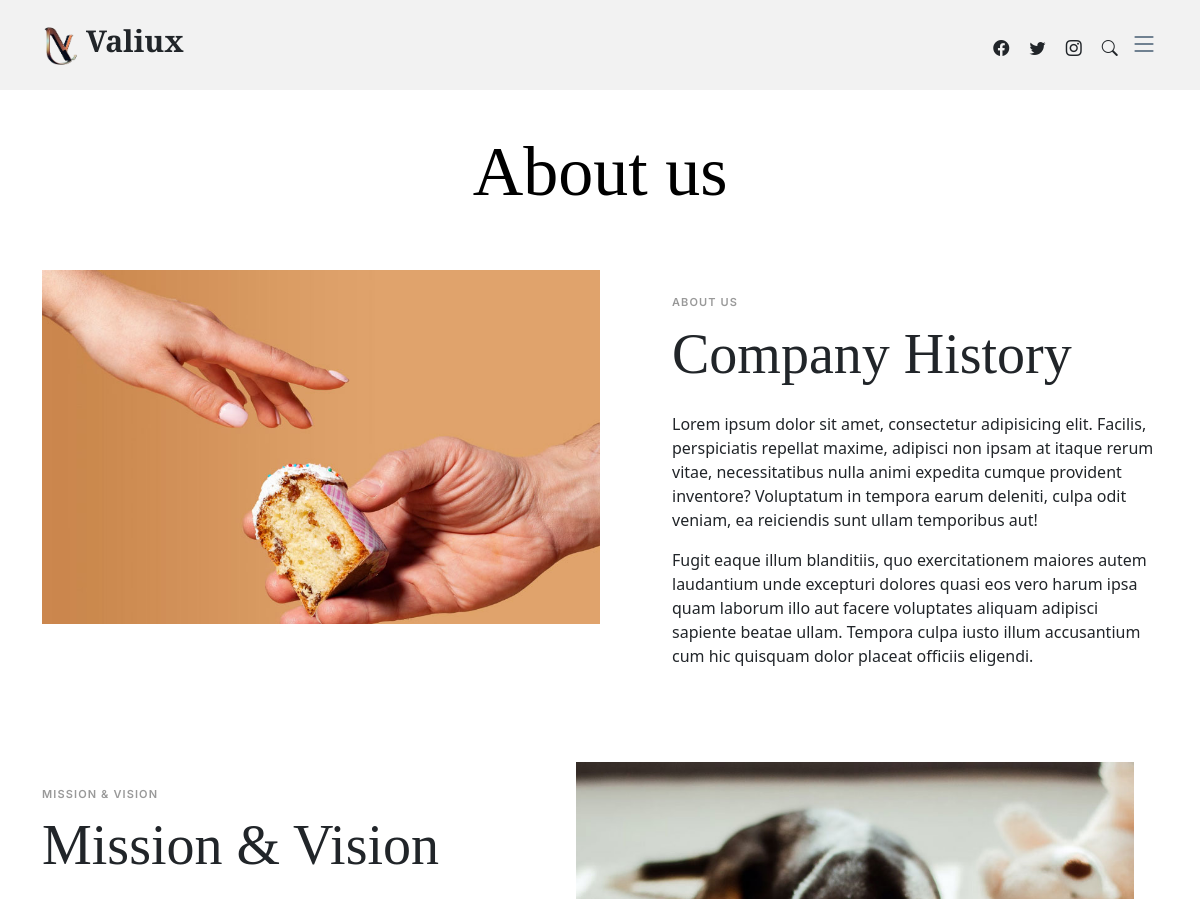
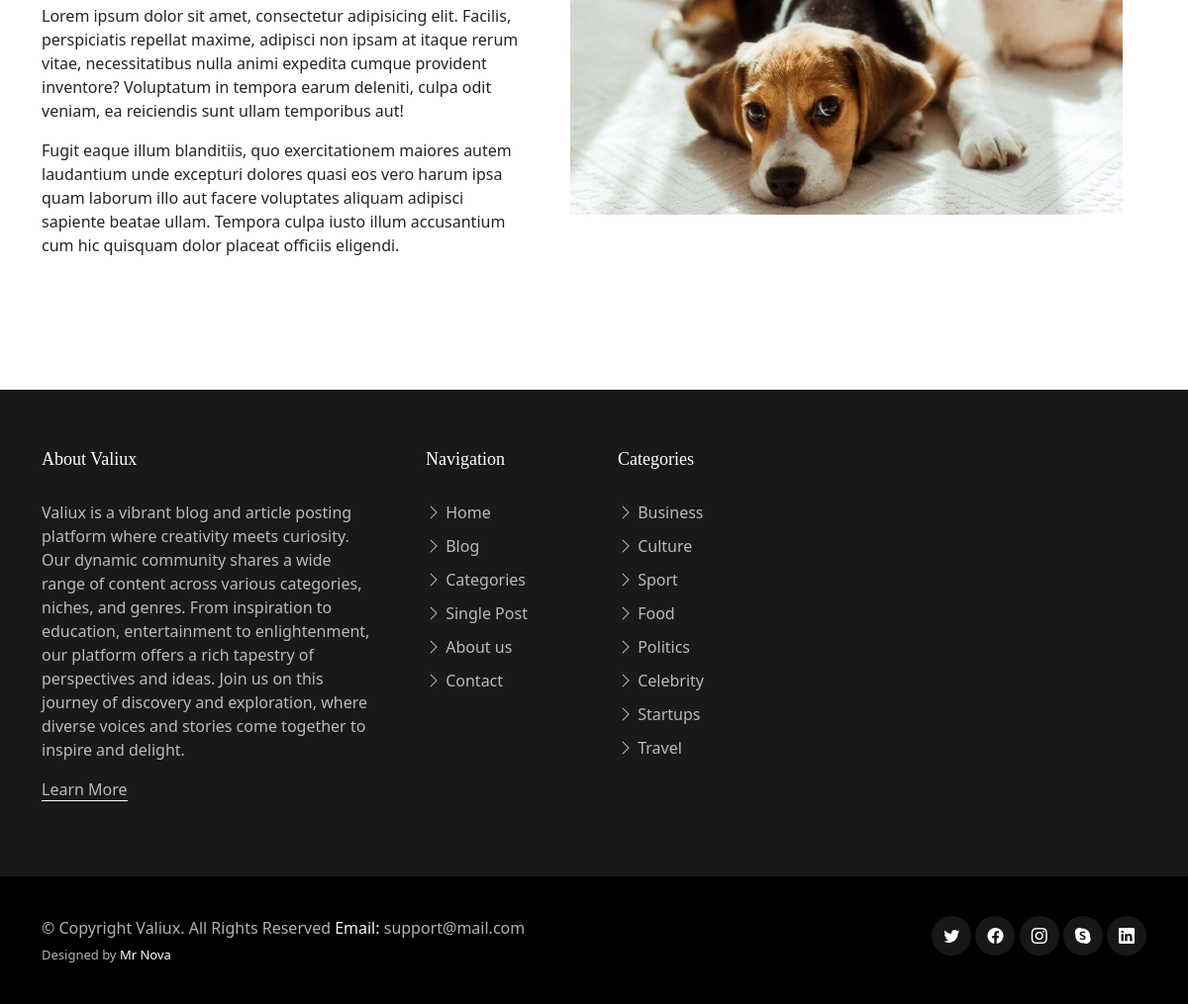
The page /about/ on the database its author committed (2 pictures, top to bottom).
### core/models.py (models this page shows, shortened)
class SiteSettings(models.Model):
    site_name = models.CharField(max_length=100)
    site_description = models.TextField()
    favicon = models.ImageField(upload_to='Site_images/', null=True, blank=True)
    logo = models.ImageField(upload_to='Site_images/', null=True, blank=True)
    address = models.CharField(max_length=255, null=True)
    contact_email = models.EmailField()
    phone_number = models.CharField(max_length=20)
    meta_keywords = models.CharField(max_length=255, help_text="Comma-separated SEO keywords for the site")
    meta_description = models.CharField(max_length=255, help_text="Meta description for the site")
    meta_author = models.CharField(max_length=100, help_text="Author of the site content")
    og_title = models.CharField(max_length=255, help_text="Open Graph title for the site")
    og_description = models.CharField(max_length=255, help_text="Open Graph description for the site")
    og_image = models.ImageField(upload_to='meta_images/', blank=True, null=True, help_text="Open Graph image for the site")
    og_url = models.URLField(help_text="Open Graph URL for the site")

### core/views.py (the view)
# urls.py: path('about/', about_view, name='about'),
def about_view(request):
    context = {
    }
    return render(request, 'core/about.html', context)

### core/context_processors.py (called while the page is built)
def site_settings(request):
    settings = SiteSettings.objects.first()
    return {
        'static_pages': StaticPage.objects.all(),
        'settings': settings,
    }

### core/templates/core/about.html (shortened to what this page needs)
{% extends 'core/base.html' %}
{% load static %}
{% block content %}
<main id="main">
    <section>
      <div class="container" data-aos="fade-up">
        <div class="row">
          <div class="col-lg-12 text-center mb-5">
            <h1 class="page-title">About us</h1>
          </div>
        </div>
        <div class="row mb-5">
          <div class="d-md-flex post-entry-2 half">
            <a href="#" class="me-4 thumbnail">
              <img src="{% static 'assets/img/post-landscape-2.jpg' %}" alt="" class="img-fluid">
            </a>
            <div class="ps-md-5 mt-4 mt-md-0">
              <div class="post-meta mt-4">About us</div>
              <h2 class="mb-4 display-4">Company History</h2>
              <p>Lorem ipsum dolor sit amet, consectetur adipisicing elit. Facilis, perspiciatis repellat maxime, adipisci non ipsam at itaque rerum vitae, necessitatibus nulla animi expedita cumque provident inventore? Voluptatum in tempora earum deleniti, culpa odit veniam, ea reiciendis sunt ullam temporibus aut!</p>
              <p>Fugit eaque illum blanditiis, quo exercitationem maiores autem laudantium unde excepturi dolores quasi eos vero harum ipsa quam laborum illo aut facere voluptates aliquam adipisci sapiente beatae ullam. Tempora culpa iusto illum accusantium cum hic quisquam dolor placeat officiis eligendi.</p>
            </div>
          </div>
          <div class="d-md-flex post-entry-2 half mt-5">
            <a href="#" class="me-4 thumbnail order-2">
              <img src="{% static 'assets/img/post-landscape-1.jpg' %}" alt="" class="img-fluid">
            </a>
            <div class="pe-md-5 mt-4 mt-md-0">
              <div class="post-meta mt-4">Mission &amp; Vision</div>
              <h2 class="mb-4 display-4">Mission &amp; Vision</h2>
              <p>Lorem ipsum dolor sit amet, consectetur adipisicing elit. Facilis, perspiciatis repellat maxime, adipisci non ipsam at itaque rerum vitae, necessitatibus nulla animi expedita cumque provident inventore? Voluptatum in tempora earum deleniti, culpa odit veniam, ea reiciendis sunt ullam temporibus aut!</p>
              <p>Fugit eaque illum blanditiis, quo exercitationem maiores autem laudantium unde excepturi dolores quasi eos vero harum ipsa quam laborum illo aut facere voluptates aliquam adipisci sapiente beatae ullam. Tempora culpa iusto illum accusantium cum hic quisquam dolor placeat officiis eligendi.</p>
            </div>
          </div>
        </div>
      </div>
    </section>
</main>
{% endblock %}

### core/templates/core/base.html (shortened to what this page needs)
<!DOCTYPE html>
<html lang="en">
    {% load static %}
<head>
    <link href="{% static 'assets/vendor/bootstrap/css/bootstrap.min.css' %}" rel="stylesheet">
    <link href="{% static 'assets/vendor/bootstrap-icons/bootstrap-icons.css' %}" rel="stylesheet">
    <link href="{% static 'assets/vendor/swiper/swiper-bundle.min.css' %}" rel="stylesheet">
    <link href="{% static 'assets/vendor/glightbox/css/glightbox.min.css' %}" rel="stylesheet">
    <link href="{% static 'assets/vendor/aos/aos.css' %}" rel="stylesheet">
    <link href="{% static 'assets/css/variables.css' %}" rel="stylesheet">
    <link href="{% static 'assets/css/main.css' %}" rel="stylesheet">
</head>
<body>
  <header id="header" class="header d-flex align-items-center fixed-top">
    <div class="container-fluid container-xl d-flex align-items-center justify-content-between">
      <a href="{% url "index" %}" class="logo d-flex align-items-center">
        {% if settings.logo %}
            <img src="{{ settings.logo.url }}" alt="">
        {% else %}
            <img src="{% static 'assets/img/valiux.png' %}" alt="">
        {% endif %}
        <h1>{{ settings.site_name }}</h1>
      </a>
      <div class="position-relative">
        <a href="#" class="mx-2"><span class="bi-facebook"></span></a>
        <a href="#" class="mx-2"><span class="bi-twitter"></span></a>
        <a href="#" class="mx-2"><span class="bi-instagram"></span></a>
        <a href="#" class="mx-2 js-search-open"><span class="bi-search"></span></a>
        <i class="bi bi-list mobile-nav-toggle"></i>
      </div>
    </div>
  </header>
  {% block content %}
  {% endblock %}
  <footer id="footer" class="footer">
    <div class="footer-content">
      <div class="container">
        <div class="row g-5">
          <div class="col-lg-4">
            <h3 class="footer-heading">About {{ settings.site_name }}</h3>
            <p>{{ settings.site_description }}</p>
            <p><a href="{% url "about" %}" class="footer-link-more">Learn More</a></p>
          </div>
          <div class="col-6 col-lg-2">
            <h3 class="footer-heading">Navigation</h3>
            <ul class="footer-links list-unstyled">
              <li><a href="{% url "index" %}"><i class="bi bi-chevron-right"></i> Home</a></li>
              <li><a href="{% url "index" %}"><i class="bi bi-chevron-right"></i> Blog</a></li>
              <li><a href="{% url "content_list" %}"><i class="bi bi-chevron-right"></i> Categories</a></li>
              <li><a href="#"><i class="bi bi-chevron-right"></i> Single Post</a></li>
              <li><a href="{% url "about" %}"><i class="bi bi-chevron-right"></i> About us</a></li>
              <li><a href="{% url "contact" %}"><i class="bi bi-chevron-right"></i> Contact</a></li>
            </ul>
          </div>
          <div class="col-6 col-lg-2">
            <h3 class="footer-heading">Categories</h3>
            <ul class="footer-links list-unstyled">
              <li><a href="{% url "content_list" %}"><i class="bi bi-chevron-right"></i> Business</a></li>
              <li><a href="{% url "content_list" %}"><i class="bi bi-chevron-right"></i> Culture</a></li>
              <li><a href="{% url "content_list" %}"><i class="bi bi-chevron-right"></i> Sport</a></li>
              <li><a href="{% url "content_list" %}"><i class="bi bi-chevron-right"></i> Food</a></li>
              <li><a href="{% url "content_list" %}"><i class="bi bi-chevron-right"></i> Politics</a></li>
              <li><a href="{% url "content_list" %}"><i class="bi bi-chevron-right"></i> Celebrity</a></li>
              <li><a href="{% url "content_list" %}"><i class="bi bi-chevron-right"></i> Startups</a></li>
              <li><a href="{% url "content_list" %}"><i class="bi bi-chevron-right"></i> Travel</a></li>
            </ul>
          </div>
        </div>
      </div>
    </div>
    <div class="footer-legal">
      <div class="container">
        <div class="row justify-content-between">
          <div class="col-md-6 text-center text-md-start mb-3 mb-md-0">
            <div class="copyright">
              © Copyright <strong><span>{{ settings.site_name }}</span></strong>. All Rights Reserved <strong class="text-light">Email:</strong> {{ settings.contact_email }}
            </div>
            <div class="credits">
              Designed by <a href="#">Mr Nova</a>
            </div>
          </div>
          <div class="col-md-6">
            <div class="social-links mb-3 mb-lg-0 text-center text-md-end">
              <a href="#" class="twitter"><i class="bi bi-twitter"></i></a>
              <a href="#" class="facebook"><i class="bi bi-facebook"></i></a>
              <a href="#" class="instagram"><i class="bi bi-instagram"></i></a>
              <a href="#" class="google-plus"><i class="bi bi-skype"></i></a>
              <a href="#" class="linkedin"><i class="bi bi-linkedin"></i></a>
            </div>
          </div>
        </div>
      </div>
    </div>
  </footer>
</body>
</html>

### static/assets/css/variables.css (style rules this page uses)
:root { --font-default: 'EB Garamond', system-ui, -apple-system, "Segoe UI", Roboto, "Helvetica Neue", Arial, "Noto Sans", "Liberation Sans", sans-serif, "Apple Color Emoji", "Segoe UI Emoji", "Segoe UI Symbol", "Noto Color Emoji"; --font-primary: 'EB Garamond', serif; --font-secondary: 'Inter', sans-serif; --color-default: #212529; --color-default-rgb: 33, 37, 41; --color-links: #212529; --color-links-hover: #15171a; --color-primary: #212529; --color-primary-light: #26282c; --color-primary-dark: #0b0c0e; --color-primary-rgb: 33, 37, 41; --color-primary-light-rgb: 38, 40, 44; --color-primary-dark-rgb: 11, 12, 14; --color-secondary: #596d80; --color-secondary-light: #8498aa; --color-secondary-dark: #404f5c; --color-secondary-rgb: 89, 109, 128; --color-secondary-light-rgb: 132, 152, 170; --color-secondary-dark-rgb: 64, 79, 92; --color-blue: #0d6efd; --color-blue-rgb: 13, 110, 253; --color-indigo: #6610f2; --color-indigo-rgb: 102, 16, 242; --color-purple: #6f42c1; --color-purple-rgb: 111, 66, 193; --color-pink: #f3268c; --color-pink-rgb: 243, 38, 140; --color-red: #df1529; --color-red-rgb: 223, 21, 4; --color-orange: #fd7e14; --color-orange-rgb: 253, 126, 20; --color-yellow: #ffc107; --color-yellow-rgb: 255, 193, 7; --color-green: #059652; --color-green-rgb: 5, 150, 82; --color-teal: #20c997; --color-teal-rgb: 32, 201, 151; --color-cyan: #0dcaf0; --color-cyan-rgb: 13, 202, 240; --color-white: #ffffff; --color-white-rgb: 255, 255, 255; --color-gray: #6c757d; --color-gray-rgb: 108, 117, 125; --color-black: #000000; --color-black-rgb: 0, 0, 0; }
:root { --bs-blue: var(--color-blue); --bs-indigo: var(--color-indigo); --bs-purple: var(--color-purple); --bs-pink: var(--color-pink); --bs-red: var(--color-red); --bs-orange: var(--color-orange); --bs-yellow: var(--color-yellow); --bs-green: var(--color-green); --bs-teal: var(--color-teal); --bs-cyan: var(--color-cyan); --bs-white: var(--color-white); --bs-gray: var(--color-gray); --bs-gray-dark: #343a40; --bs-gray-100: #f8f9fa; --bs-gray-200: #e9ecef; --bs-gray-300: #dee2e6; --bs-gray-400: #ced4da; --bs-gray-500: #adb5bd; --bs-gray-600: #6c757d; --bs-gray-700: #495057; --bs-gray-800: #343a40; --bs-gray-900: #212529; --bs-primary: var(--color-blue); --bs-secondary: var(--color-blue); --bs-success: #198754; --bs-info: #0dcaf0; --bs-warning: #ffc107; --bs-danger: #dc3545; --bs-light: #f8f9fa; --bs-dark: #212529; --bs-primary-rgb: var(--color-primary-rgb); --bs-secondary-rgb: var(--color-secondary-rgb); --bs-success-rgb: 25, 135, 84; --bs-info-rgb: 13, 202, 240; --bs-warning-rgb: 255, 193, 7; --bs-danger-rgb: 220, 53, 69; --bs-light-rgb: 248, 249, 250; --bs-dark-rgb: 33, 37, 41; --bs-white-rgb: var(--color-white-rgb); --bs-black-rgb: var(--color-black-rgb); --bs-body-color-rgb: var(--color-default-rgb); --bs-body-bg-rgb: 255, 255, 255; --bs-font-sans-serif: var(--font-default); --bs-font-monospace: SFMono-Regular, Menlo, Monaco, Consolas, "Liberation Mono", "Courier New", monospace; --bs-gradient: linear-gradient(180deg, rgba(255, 255, 255, 0.15), rgba(255, 255, 255, 0)); --bs-body-font-family: var(--font-default); --bs-body-font-size: 1rem; --bs-body-font-weight: 400; --bs-body-line-height: 1.5; --bs-body-color: var(--color-default); --bs-body-bg: #fff; }

### rows shown on the page
SiteSettings: logo (picture), site_name "Valiux", site_description "Valiux is a vibrant blog and article posting platform where creativity meets curiosity. Our dynamic community shares a wide range of content across various categories, niches, and genres. From inspiration to education, entertainment to enlightenment, our platform offers a rich tapestry of perspectives and ideas. Join us on this journey of discovery and exploration, where diverse voices and stories come together to inspire and delight.", contact_email "support@mail.com"
